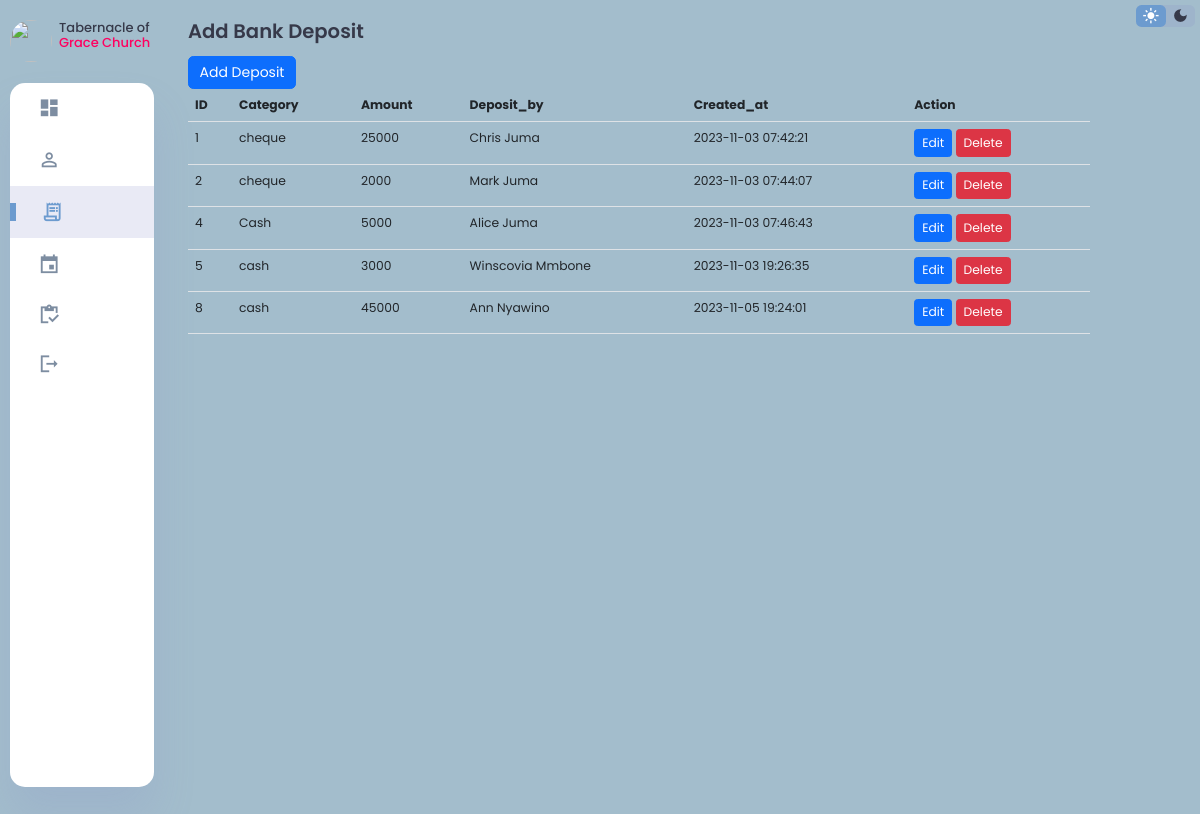
Screenshot of /Bank.php with the database file from the repository.
### tables this page shows
CREATE TABLE `bank_deposit` (
  `ID` int(100) NOT NULL,
  `Category` varchar(20) NOT NULL,
  `Amount` int(15) NOT NULL,
  `Deposit_by` varchar(50) NOT NULL,
  `Created_at` timestamp NOT NULL DEFAULT current_timestamp()
);

### Bank.php (the view, shortened to what this page needs)
<!DOCTYPE html>
<html lang="en">
<head>
  <link rel="stylesheet" href="Styles/footer.css">
  <link rel="stylesheet" href="Styles/footer.css">
  <link rel="stylesheet" href="	https://cdn.jsdelivr.net/npm/bootstrap@5.2.3/dist/css/bootstrap.min.css">
  <link rel="stylesheet" href="Styles/dashboard.css">
</head>
<body>
  <div class="bank">
    <div class="bank_aside">
    <div class="aside_content">
    <div class="continer">
      <aside>
        <div class="toggle">
          <div class="logo">
            <img src="images/logo.jpg">
            <h4>Tabernacle of <span class="danger">Grace Church</span></h4>
          </div>
        </div>
        <div class="sidebar">
          <a href="dashboard.php" >
            <span class="material-icons-sharp">
            </span>
          </a>
          <a href="register.php">
            <span class="material-icons-sharp">
            </span>
          </a>
          <a href="Bank.php" class="active">
            <span class="material-icons-sharp">
            </span>
          </a>
          <a href="event.php">
            <span class="material-icons-sharp">
            </span>
          </a>
          <a href="inventory.php">
            <span class="material-icons-sharp">
            </span>
          </a>
          <a href="index.php">
            <span class="material-icons-sharp">
            </span>
          </a>
        </div>
      </aside>
    </div>
    </div>
    </div>
    <div class="deposit">
      <div class="recent-orders containe md-5">
        <h2 class="bank_deposit">Add Bank Deposit</h2>
        <a class="btn btn-primary" href="add_deposit.php" role="button">Add Deposit</a>
        <br>
        <table class="table">
          <thead>
            <tr>
              <th>ID</th>
              <th>Category</th>
              <th>Amount</th>
              <th>Deposit_by</th>
              <th>Created_at</th>
              <th>Action</th>
            </tr>
          </thead>
          <tbody>
            <?php @include 'dbconnection.php';
              $sql = "SELECT * FROM Bank_deposit";
              $result = $conn->query($sql);
              while($row = $result -> fetch_assoc()){
                echo "
                <tr>
                  <td>$row[ID]</td>
                  <td>$row[Category]</td>
                  <td>$row[Amount]</td>
                  <td>$row[Deposit_by]</td>
                  <td>$row[Created_at]</td>
                  <td>
                    <a class='btn btn-primary btn-sm' href='edit_deposit.php?ID=$row[ID]'>Edit</a>
                    <a class='btn btn-danger btn-sm' href='remove_deposit.php?ID=$row[ID]'>Delete</a>
                  </td>
                </tr>
                ";
              }
            ?>
          </tbody>
        </table>
      </div>
    </div>
  </div>
  <div class="right-section">
    <div class="nav">
      <div class="dark-mode">
        <span class="material-icons-sharp active">
        </span>
        <span class="material-icons-sharp">
        </span>
      </div>
    </div>
  </div>
</body>
</html>

### Styles/dashboard.css (style rules this page uses)
:root { --color-primary: #6C9BCF; --color-danger: #FF0060; --color-success: #1B9C85; --color-warning: #F7D060; --color-white: #fff; --color-info-dark: #7d8da1; --color-dark: #363949; --color-light: rgba(132, 139, 200, 0.18); --color-dark-variant: #677483; --color-background: #a3bdcc; --card-border-radius: 2rem; --border-radius-1: 0.4rem; --border-radius-2: 1.2rem; --card-padding: 1.8rem; --padding-1: 1.2rem; --box-shadow: 0 2rem 3rem var(--color-light); }
* { margin: 0; padding: 0; outline: 0; border: 0; text-decoration: none; box-sizing: border-box; }
html { font-size: 14px; }
body { width: 100vw; height: 100vh; font-family: 'Poppins', sans-serif; font-size: 0.88rem; user-select: none; overflow-x: hidden; color: var(--color-dark); background-color: var(--color-background); }
a { color: var(--color-dark); }
img { display: block; width: 100%; object-fit: cover; border-radius: 50%; }
h2 { font-weight: 600; font-size: 1.4rem; }
.danger { color: var(--color-danger); }
aside { height: 100vh; }
aside .toggle { display: flex; align-items: center; justify-content: space-between; margin-top: 1.4rem; }
aside .toggle .logo { display: flex; gap: 0.5rem; }
aside .logo img { width: 3rem; height: 3rem; border-radius: 50px; }
aside .sidebar { display: flex; flex-direction: column; background-color: var(--color-white); box-shadow: var(--box-shadow); border-radius: 15px; height: 88vh; position: relative; top: 1.5rem; transition: all 0.3s ease; }
aside .sidebar a { display: flex; align-items: center; color: var(--color-info-dark); height: 3.7rem; gap: 1rem; position: relative; margin-left: 2rem; transition: all 0.3s ease; }
aside .sidebar a span { font-size: 1.6rem; transition: all 0.3s ease; }
aside .sidebar a:last-child { position: absolute; bottom: 2rem; width: 100%; }
aside .sidebar a.active { width: 100%; color: var(--color-primary); background-color: var(--color-light); margin-left: 0; }
aside .sidebar a.active::before { content: ''; width: 6px; height: 18px; background-color: var(--color-primary); }
aside .sidebar a.active span { color: var(--color-primary); margin-left: calc(1rem - 3px); }
.right-section { margin-top: 1.4rem; }
.right-section .nav { display: flex; justify-content: center; gap: 2rem; }
.right-section .dark-mode { background-color: var(--color-light); display: flex; justify-content: space-between; align-items: center; height: 1.6rem; width: 4.2rem; cursor: pointer; border-radius: var(--border-radius-1); }
.right-section .dark-mode span { font-size: 1.2rem; width: 50%; height: 100%; display: flex; align-items: center; justify-content: center; }
.right-section .dark-mode span.active { background-color: var(--color-primary); color: white; border-radius: var(--border-radius-1); }
@media screen and (max-width: 1200px) { aside .sidebar a { width: 5.6rem; } }
@media screen and (max-width: 1200px) { aside .sidebar a:last-child { position: relative; margin-top: 1.8rem; } }

### Bank.php (style rules this page uses)
a { text-decoration: none; }
.bank { display: flex; }
.aside_content { display: flex; position: absolute; left: 10px; width: 12%; }
.nav { position: absolute; right: 5px; top: 5px; }
.deposit { display: flex; flex: 1fr; position: absolute; left: 100px; right: 0px; }
.containe { position: absolute; left: 8%; right: 10%; }
h4 { font-size: small; }
.bank_deposit { padding-top: 20px; padding-bottom: 5px; }

### rows the page displays
bank_deposit: ID "1", Category "cheque", Amount "25000", Deposit_by "Chris Juma", Created_at "2023-11-03 07:42:21"
bank_deposit: ID "2", Category "cheque", Amount "2000", Deposit_by "Mark Juma", Created_at "2023-11-03 07:44:07"
bank_deposit: ID "4", Category "Cash", Amount "5000", Deposit_by "Alice Juma", Created_at "2023-11-03 07:46:43"
bank_deposit: ID "5", Category "cash", Amount "3000", Deposit_by "Winscovia Mmbone", Created_at "2023-11-03 19:26:35"
bank_deposit: ID "8", Category "cash", Amount "45000", Deposit_by "Ann Nyawino", Created_at "2023-11-05 19:24:01"
